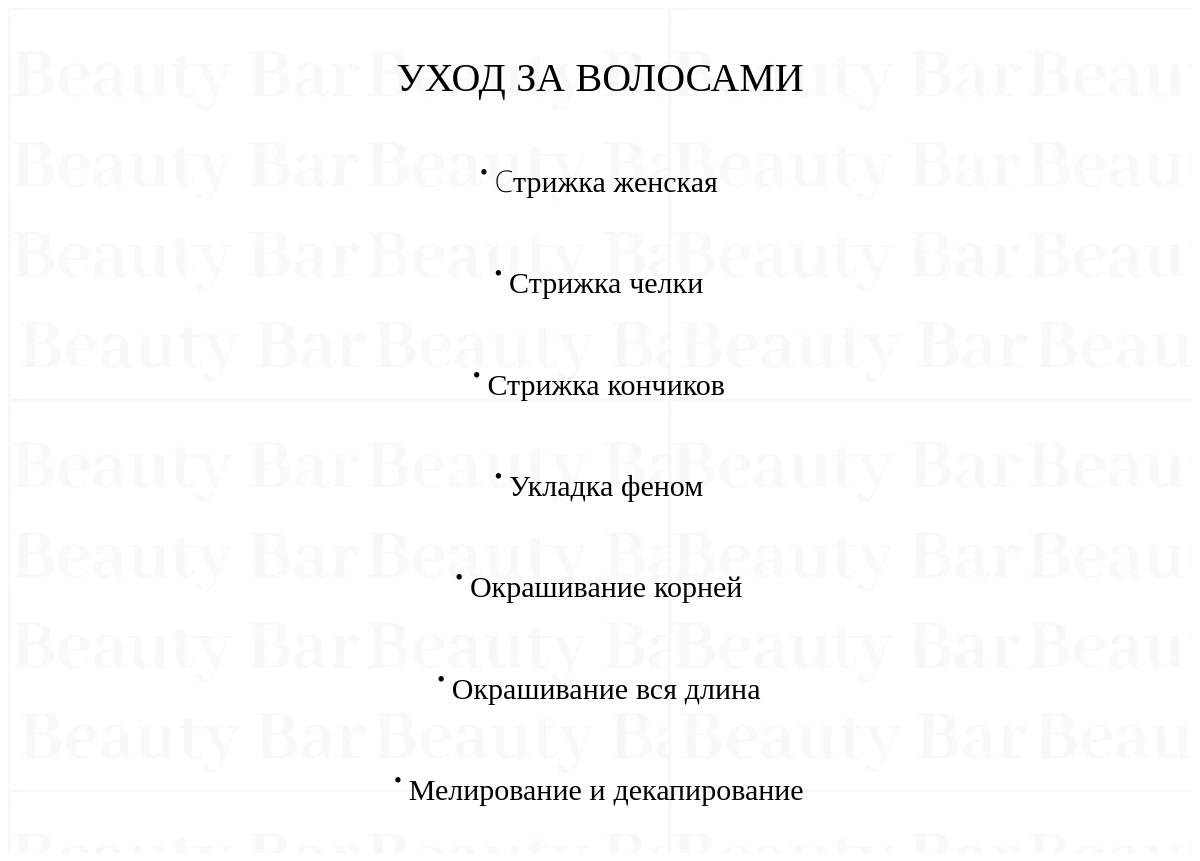
/catalog/group/1/, run on the app's committed database.
### catalog/models.py (models this page shows, shortened)
class BeautyServiceGroup(models.Model):
    Name = models.CharField(max_length=100)
    SortOrder = models.IntegerField
    Description = models.TextField

class BeautyService(models.Model):
    Name = models.CharField(max_length=100)
    Duration = models.DurationField()
    Price = models.DecimalField(max_digits=7, decimal_places=2)
    Description = models.TextField()
    Photo = models.ImageField(upload_to='pics')
    Group = models.ForeignKey(BeautyServiceGroup, on_delete=models.PROTECT)

### catalog/views.py (the view)
# urls.py: path("group/<int:group_id>/", views.groupDetail, name="groupDetail")
def groupDetail(request, group_id):
    serviceGroup = BeautyServiceGroup.objects.get(id=group_id)
    ServiceList = BeautyService.objects.all().filter(Group_id=group_id)
    template = loader.get_template("serviceGroup.html")
    return HttpResponse(template.render({"Services":ServiceList, "serviceGroup":serviceGroup}, request))

### catalog/templates/serviceGroup.html (shortened to what this page needs)
<!DOCTYPE html>
<html lang="en">
<head>
    {% load static %}
    <link rel="stylesheet" href="{% static 'css/style.css' %}" />
</head>
      <link href="{% static  'css/serviceGroup.css'%}" rel="stylesheet" />
<div class="serviceList">
      <div class="name-main-text"><p>{{ serviceGroup.Name }}</p></div>
    {%   for service in Services %}
        <div class="service-container">
            <details>
            <summary><div class="service-Name">{{ service.Name }}</div></summary>
                </details>
        </div>
    {% endfor %}
</div>
</body>
</html>

### static/css/style.css (style rules this page uses)
:root { --dl-color-gray-500: #595959; --dl-color-gray-700: #999999; --dl-color-gray-900: #D9D9D9; --dl-size-size-large: 144px; --dl-size-size-small: 48px; --dl-color-danger-300: #A22020; --dl-color-danger-500: #BF2626; --dl-color-danger-700: #E14747; --dl-color-gray-black: #000000; --dl-color-gray-white: #FFFFFF; --dl-size-size-medium: 96px; --dl-size-size-xlarge: 192px; --dl-size-size-xsmall: 16px; --dl-space-space-unit: 16px; --dl-color-primary-100: #003EB3; --dl-color-primary-300: #6cb3ffff; --dl-color-primary-500: #14A9FF; --dl-color-primary-700: #85DCFF; --dl-color-success-300: #199033; --dl-color-success-500: #32A94C; --dl-color-success-700: #4CC366; --dl-size-size-xxlarge: 288px; --dl-size-size-maxwidth: 1400px; --dl-radius-radius-round: 50%; --dl-space-space-halfunit: 8px; --dl-space-space-sixunits: 96px; --dl-space-space-twounits: 32px; --dl-radius-radius-radius2: 2px; --dl-radius-radius-radius4: 4px; --dl-radius-radius-radius8: 8px; --dl-space-space-fiveunits: 80px; --dl-space-space-fourunits: 64px; --dl-space-space-threeunits: 48px; --dl-space-space-oneandhalfunits: 24px; }

### static/css/serviceGroup.css (style rules this page uses)
@media (max-width: 1600px) { .name-main-text { width: 100%; text-transform: uppercase; height: 20%; font-size: 40px; align-self: center; font-style: normal; text-align: center; font-family: Noto Sans; font-weight: 200; } }
@media (max-width: 1600px) { .serviceList { width: 100%; display: flex; min-height: 100vh; align-items: center; flex-direction: column; background-image: url("/static/screenshot-1500w.png"); } }
@media (max-width: 1600px) { .service-container { width: 50%; height: max-content; padding: 10px; display: flex; align-items: center; flex-direction: column; transition: 0.5s; border-bottom: #0000; border-radius: 40px; } }
@media (max-width: 1600px) { .service-Name { width: 100%; font-size: 30px; align-self: normal; font-style: normal; text-align: center; font-family: Noto Sans; font-weight: 200; height: 30px; margin-bottom: 30px; } }
@media (max-width: 1600px) { summary::marker { display:none; } }
@media (max-width: 1600px) { summary { display: flex; padding: .3em .5em .3em .4em; font-size:1.4em; cursor: pointer; align-content: center; } }
@media (max-width: 1600px) { summary:before { content: "•"; margin-right: .3em; } }
@media (max-width: 1600px) { details { display:flex; margin-bottom: .5rem; align-items: center; align-content: center; } }

### data on the page
BeautyServiceGroup: Name "УХОД ЗА ВОЛОСАМИ"
BeautyService: Name "Cтрижка женская"
BeautyService: Name "Стрижка челки"
BeautyService: Name "Стрижка кончиков"
BeautyService: Name "Укладка феном"
BeautyService: Name "Окрашивание корней"
BeautyService: Name "Окрашивание вся длина"
BeautyService: Name "Мелирование и декапирование"
